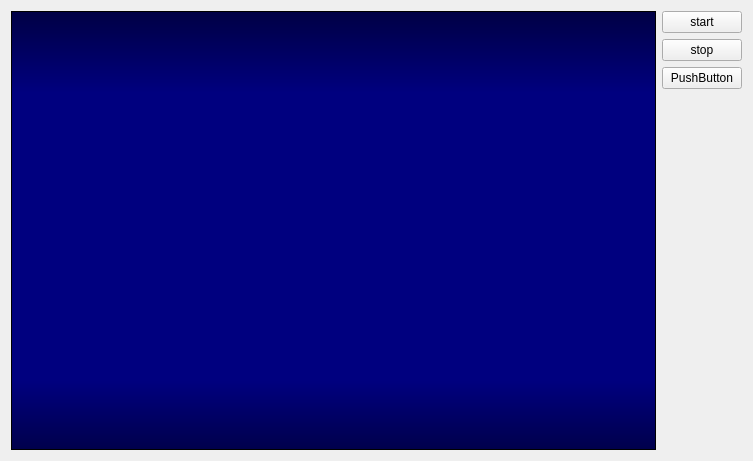
<?xml version="1.0" encoding="UTF-8"?>
<ui version="4.0">
 <class>MainWidget</class>
 <widget class="QWidget" name="MainWidget">
  <property name="geometry">
   <rect>
    <x>0</x>
    <y>0</y>
    <width>753</width>
    <height>461</height>
   </rect>
  </property>
  <property name="windowTitle">
   <string>MainWidget</string>
  </property>
  <layout class="QHBoxLayout" name="horizontalLayout">
   <item>
    <widget class="QChartView" name="chartView">
     <property name="styleSheet">
      <string notr="true">background-color: qlineargradient(spread:pad, x1:0, y1:0, x2:0, y2:1, stop:0 rgba(0, 0, 68, 255), stop:0.1875 rgba(0, 0, 127, 255), stop:0.840909 rgba(0, 0, 127, 255), stop:1 rgba(0, 0, 75, 255));</string>
     </property>
    </widget>
   </item>
   <item>
    <layout class="QVBoxLayout" name="verticalLayout">
     <item>
      <widget class="QPushButton" name="btnStart">
       <property name="text">
        <string>start</string>
       </property>
      </widget>
     </item>
     <item>
      <widget class="QPushButton" name="btnStop">
       <property name="text">
        <string>stop</string>
       </property>
      </widget>
     </item>
     <item>
      <widget class="QPushButton" name="pushButton_3">
       <property name="text">
        <string>PushButton</string>
       </property>
      </widget>
     </item>
     <item>
      <spacer name="verticalSpacer">
       <property name="orientation">
        <enum>Qt::Vertical</enum>
       </property>
       <property name="sizeHint" stdset="0">
        <size>
         <width>20</width>
         <height>40</height>
        </size>
       </property>
      </spacer>
     </item>
    </layout>
   </item>
  </layout>
 </widget>
 <customwidgets>
  <customwidget>
   <class>QChartView</class>
   <extends>QGraphicsView</extends>
   <header location="global">qchartview.h</header>
  </customwidget>
 </customwidgets>
 <resources/>
 <connections/>
</ui>
